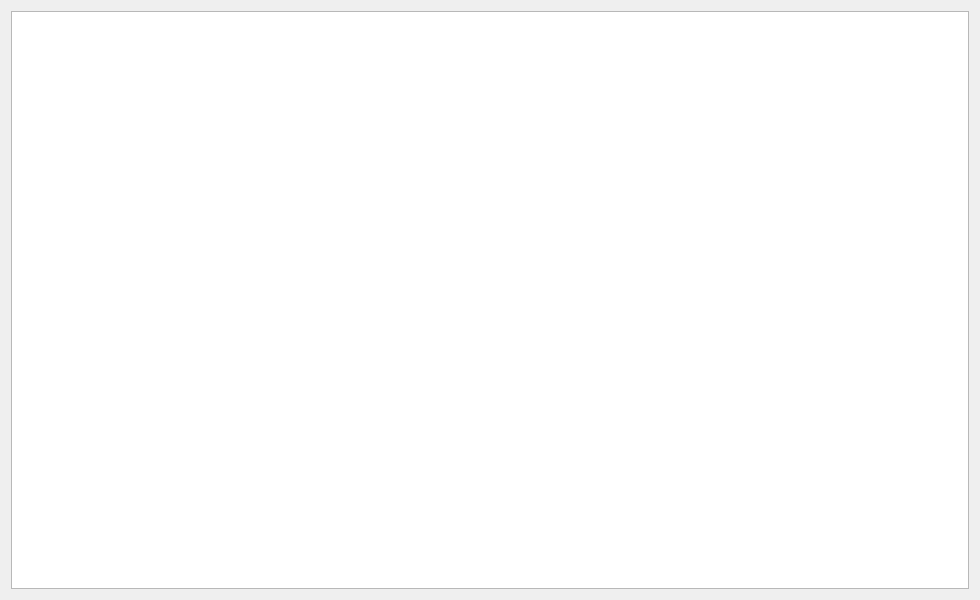
<?xml version="1.0" encoding="UTF-8"?>
<ui version="4.0">
 <class>CloudServerView</class>
 <widget class="QDialog" name="CloudServerView">
  <property name="geometry">
   <rect>
    <x>0</x>
    <y>0</y>
    <width>980</width>
    <height>600</height>
   </rect>
  </property>
  <property name="windowTitle">
   <string>Configurările serverelor cloud</string>
  </property>
  <property name="windowIcon">
   <iconset resource="../../resources/resource.qrc">
    <normaloff>:/img/database/cloud-server.png</normaloff>:/img/database/cloud-server.png</iconset>
  </property>
  <layout class="QGridLayout" name="gridLayout">
   <item row="0" column="0">
    <layout class="QHBoxLayout" name="toolBarLayout"/>
   </item>
   <item row="1" column="0">
    <widget class="QTableView" name="tableView"/>
   </item>
  </layout>
 </widget>
 <resources>
  <include location="../../resources/resource.qrc"/>
 </resources>
 <connections/>
</ui>
